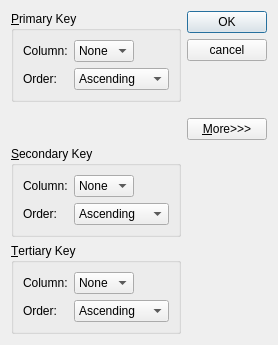
<?xml version="1.0" encoding="UTF-8"?>
<ui version="4.0">
 <class>SortDialog</class>
 <widget class="QDialog" name="SortDialog">
  <property name="geometry">
   <rect>
    <x>0</x>
    <y>0</y>
    <width>278</width>
    <height>345</height>
   </rect>
  </property>
  <property name="windowTitle">
   <string>Sort</string>
  </property>
  <layout class="QGridLayout" name="gridLayout_4">
   <item row="0" column="0">
    <widget class="QGroupBox" name="primaryGroupBox">
     <property name="title">
      <string>&amp;Primary Key</string>
     </property>
     <layout class="QGridLayout" name="gridLayout">
      <item row="0" column="0">
       <widget class="QLabel" name="label">
        <property name="text">
         <string>Column:</string>
        </property>
       </widget>
      </item>
      <item row="0" column="1">
       <widget class="QComboBox" name="primaryColumnCombo">
        <item>
         <property name="text">
          <string>None</string>
         </property>
        </item>
       </widget>
      </item>
      <item row="0" column="2">
       <spacer name="horizontalSpacer">
        <property name="orientation">
         <enum>Qt::Horizontal</enum>
        </property>
        <property name="sizeHint" stdset="0">
         <size>
          <width>31</width>
          <height>20</height>
         </size>
        </property>
       </spacer>
      </item>
      <item row="1" column="0">
       <widget class="QLabel" name="label_2">
        <property name="text">
         <string>Order:</string>
        </property>
       </widget>
      </item>
      <item row="1" column="1" colspan="2">
       <widget class="QComboBox" name="comboBox_2">
        <item>
         <property name="text">
          <string>Ascending</string>
         </property>
        </item>
        <item>
         <property name="text">
          <string>Descending</string>
         </property>
        </item>
       </widget>
      </item>
     </layout>
    </widget>
   </item>
   <item row="0" column="1" rowspan="2">
    <layout class="QVBoxLayout" name="verticalLayout">
     <item>
      <widget class="QPushButton" name="okButton">
       <property name="text">
        <string>OK</string>
       </property>
       <property name="default">
        <bool>true</bool>
       </property>
      </widget>
     </item>
     <item>
      <widget class="QPushButton" name="cancelButton">
       <property name="text">
        <string>cancel</string>
       </property>
      </widget>
     </item>
     <item>
      <spacer name="verticalSpacer">
       <property name="orientation">
        <enum>Qt::Vertical</enum>
       </property>
       <property name="sizeHint" stdset="0">
        <size>
         <width>20</width>
         <height>0</height>
        </size>
       </property>
      </spacer>
     </item>
     <item>
      <widget class="QPushButton" name="moreButton">
       <property name="text">
        <string>&amp;More&gt;&gt;&gt;</string>
       </property>
       <property name="checkable">
        <bool>true</bool>
       </property>
      </widget>
     </item>
    </layout>
   </item>
   <item row="1" column="0">
    <spacer name="verticalSpacer_2">
     <property name="orientation">
      <enum>Qt::Vertical</enum>
     </property>
     <property name="sizeHint" stdset="0">
      <size>
       <width>20</width>
       <height>0</height>
      </size>
     </property>
    </spacer>
   </item>
   <item row="2" column="0">
    <widget class="QGroupBox" name="secondaryGroupBox">
     <property name="title">
      <string>&amp;Secondary Key</string>
     </property>
     <layout class="QGridLayout" name="gridLayout_2">
      <item row="0" column="0">
       <widget class="QLabel" name="label_3">
        <property name="text">
         <string>Column:</string>
        </property>
       </widget>
      </item>
      <item row="0" column="1">
       <widget class="QComboBox" name="secondaryColumnCombo">
        <item>
         <property name="text">
          <string>None</string>
         </property>
        </item>
       </widget>
      </item>
      <item row="0" column="2">
       <spacer name="horizontalSpacer_2">
        <property name="orientation">
         <enum>Qt::Horizontal</enum>
        </property>
        <property name="sizeHint" stdset="0">
         <size>
          <width>31</width>
          <height>20</height>
         </size>
        </property>
       </spacer>
      </item>
      <item row="1" column="0">
       <widget class="QLabel" name="label_4">
        <property name="text">
         <string>Order:</string>
        </property>
       </widget>
      </item>
      <item row="1" column="1" colspan="2">
       <widget class="QComboBox" name="comboBox_4">
        <item>
         <property name="text">
          <string>Ascending</string>
         </property>
        </item>
        <item>
         <property name="text">
          <string>Descending</string>
         </property>
        </item>
       </widget>
      </item>
     </layout>
    </widget>
   </item>
   <item row="3" column="0">
    <widget class="QGroupBox" name="tertiaryGroupBox">
     <property name="title">
      <string>&amp;Tertiary Key</string>
     </property>
     <layout class="QGridLayout" name="gridLayout_3">
      <item row="0" column="0">
       <widget class="QLabel" name="label_5">
        <property name="text">
         <string>Column:</string>
        </property>
       </widget>
      </item>
      <item row="0" column="1">
       <widget class="QComboBox" name="teriaryColumnCombo">
        <item>
         <property name="text">
          <string>None</string>
         </property>
        </item>
       </widget>
      </item>
      <item row="0" column="2">
       <spacer name="horizontalSpacer_3">
        <property name="orientation">
         <enum>Qt::Horizontal</enum>
        </property>
        <property name="sizeHint" stdset="0">
         <size>
          <width>31</width>
          <height>20</height>
         </size>
        </property>
       </spacer>
      </item>
      <item row="1" column="0">
       <widget class="QLabel" name="label_6">
        <property name="text">
         <string>Order:</string>
        </property>
       </widget>
      </item>
      <item row="1" column="1" colspan="2">
       <widget class="QComboBox" name="comboBox_6">
        <item>
         <property name="text">
          <string>Ascending</string>
         </property>
        </item>
        <item>
         <property name="text">
          <string>Descending</string>
         </property>
        </item>
       </widget>
      </item>
     </layout>
    </widget>
   </item>
  </layout>
 </widget>
 <tabstops>
  <tabstop>primaryColumnCombo</tabstop>
  <tabstop>comboBox_2</tabstop>
  <tabstop>secondaryColumnCombo</tabstop>
  <tabstop>comboBox_4</tabstop>
  <tabstop>teriaryColumnCombo</tabstop>
  <tabstop>comboBox_6</tabstop>
  <tabstop>okButton</tabstop>
  <tabstop>cancelButton</tabstop>
  <tabstop>moreButton</tabstop>
 </tabstops>
 <resources/>
 <connections>
  <connection>
   <sender>okButton</sender>
   <signal>clicked()</signal>
   <receiver>SortDialog</receiver>
   <slot>accept()</slot>
   <hints>
    <hint type="sourcelabel">
     <x>236</x>
     <y>24</y>
    </hint>
    <hint type="destinationlabel">
     <x>229</x>
     <y>181</y>
    </hint>
   </hints>
  </connection>
  <connection>
   <sender>cancelButton</sender>
   <signal>clicked()</signal>
   <receiver>SortDialog</receiver>
   <slot>reject()</slot>
   <hints>
    <hint type="sourcelabel">
     <x>216</x>
     <y>67</y>
    </hint>
    <hint type="destinationlabel">
     <x>237</x>
     <y>226</y>
    </hint>
   </hints>
  </connection>
  <connection>
   <sender>moreButton</sender>
   <signal>toggled(bool)</signal>
   <receiver>secondaryGroupBox</receiver>
   <slot>setVisible(bool)</slot>
   <hints>
    <hint type="sourcelabel">
     <x>193</x>
     <y>110</y>
    </hint>
    <hint type="destinationlabel">
     <x>161</x>
     <y>146</y>
    </hint>
   </hints>
  </connection>
  <connection>
   <sender>moreButton</sender>
   <signal>toggled(bool)</signal>
   <receiver>tertiaryGroupBox</receiver>
   <slot>setVisible(bool)</slot>
   <hints>
    <hint type="sourcelabel">
     <x>209</x>
     <y>111</y>
    </hint>
    <hint type="destinationlabel">
     <x>177</x>
     <y>244</y>
    </hint>
   </hints>
  </connection>
 </connections>
</ui>
